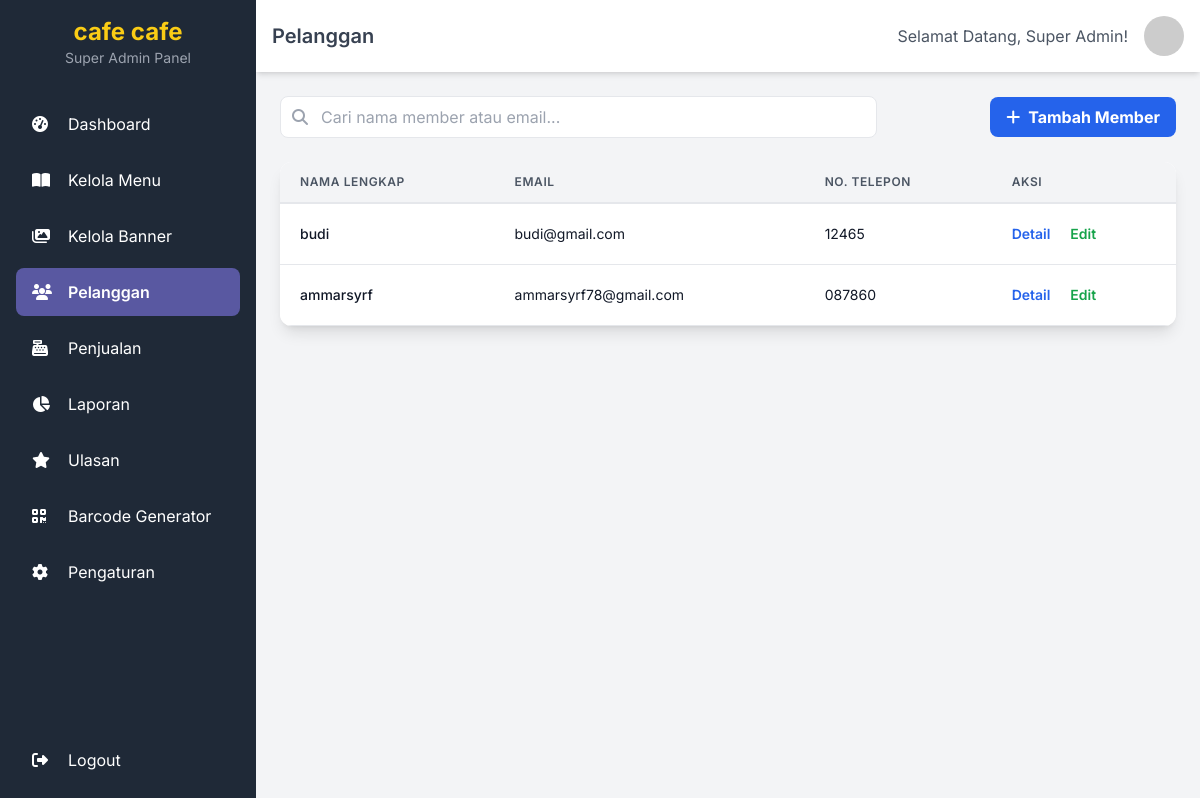
/superadmin/pelanggan/pelanggan.php, run on an earlier commit of the app's database.
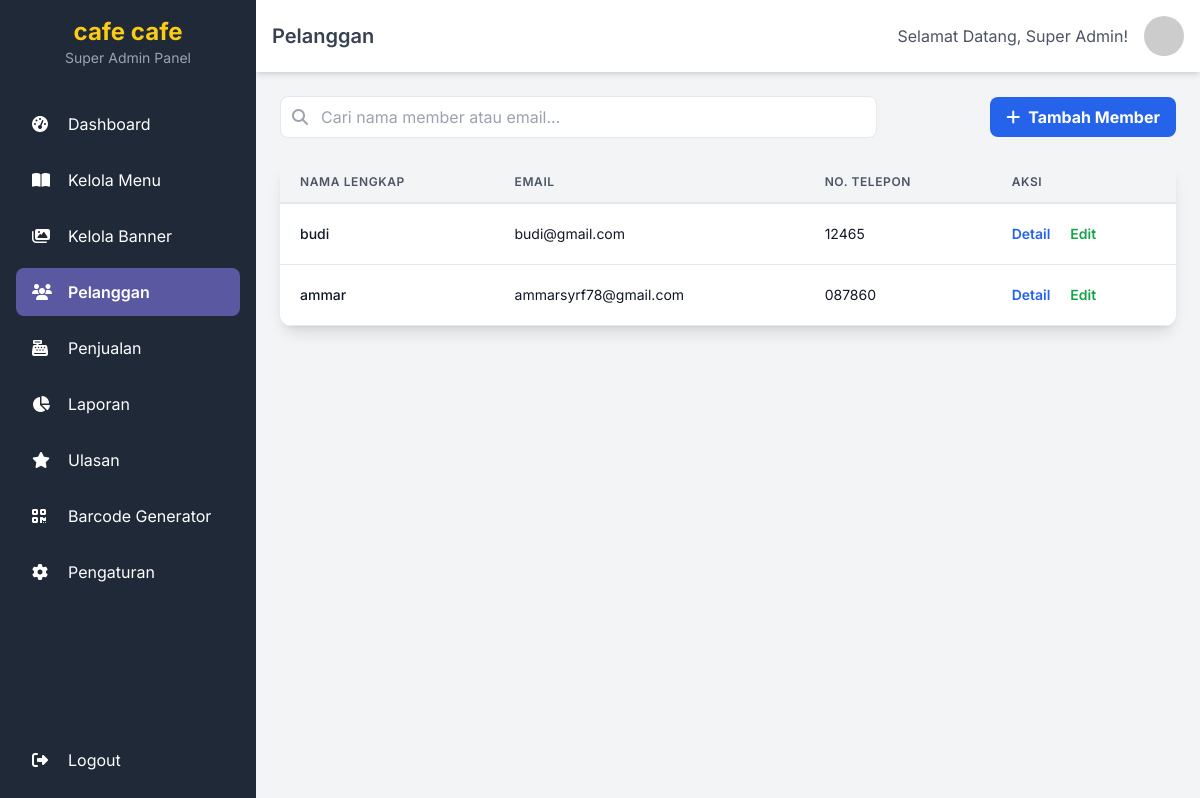
And on a later commit of the database.
### tables this page shows
CREATE TABLE `members` (
  `id` int(11) NOT NULL,
  `name` varchar(255) NOT NULL COMMENT 'Nama lengkap member',
  `email` varchar(255) NOT NULL COMMENT 'Alamat email untuk login, harus unik',
  `password` varchar(255) NOT NULL COMMENT 'Password yang sudah di-hash',
  `phone_number` varchar(20) DEFAULT NULL COMMENT 'Nomor telepon member (opsional)',
  `points` int(11) DEFAULT 0 COMMENT 'Poin loyalitas member (opsional, untuk pengembangan selanjutnya)',
  `created_at` timestamp NOT NULL DEFAULT current_timestamp() COMMENT 'Waktu pendaftaran member',
  `profile_image_url` varchar(255) DEFAULT NULL
);

### superadmin/pelanggan/pelanggan.php (the view, shortened to what this page needs)
<?php
require_once '../includes/header.php';
require_once '../../db_connect.php';
$members = [];
$sql = "SELECT id, name, email, phone_number FROM members ORDER BY created_at DESC";
$result = $conn->query($sql);
if ($result && $result->num_rows > 0) {
    while ($row = $result->fetch_assoc()) {
        $members[] = $row;
    }
}
?>
<div class="container mx-auto">
    <div class="flex flex-col sm:flex-row justify-between items-center mb-6 gap-4">
        <div class="w-full sm:w-2/3">
            <div class="relative">
                <span class="absolute inset-y-0 left-0 flex items-center pl-3">
                    <i class="fas fa-search text-gray-400"></i>
                </span>
                <input type="text" id="searchInput" class="w-full pl-10 pr-4 py-2 border rounded-lg focus:outline-none focus:ring-2 focus:ring-blue-500" placeholder="Cari nama member atau email...">
            </div>
        </div>
        <a href="tambah_pelanggan.php" class="w-full sm:w-auto bg-blue-600 hover:bg-blue-700 text-white font-bold py-2 px-4 rounded-lg flex items-center justify-center">
            <i class="fas fa-plus mr-2"></i> Tambah Member
        </a>
    </div>
    <div class="bg-white rounded-xl shadow-lg overflow-x-auto">
        <table class="min-w-full leading-normal">
            <thead>
                <tr class="bg-gray-100">
                    <th class="px-5 py-3 border-b-2 border-gray-200 text-left text-xs font-semibold text-gray-600 uppercase tracking-wider">
                        Nama Lengkap
                    </th>
                    <th class="px-5 py-3 border-b-2 border-gray-200 text-left text-xs font-semibold text-gray-600 uppercase tracking-wider">
                        Email
                    </th>
                    <th class="px-5 py-3 border-b-2 border-gray-200 text-left text-xs font-semibold text-gray-600 uppercase tracking-wider">
                        No. Telepon
                    </th>
                    <th class="px-5 py-3 border-b-2 border-gray-200 text-left text-xs font-semibold text-gray-600 uppercase tracking-wider">
                        Aksi
                    </th>
                </tr>
            </thead>
            <tbody id="customer-table-body">
                <?php if (!empty($members)): ?>
                    <?php foreach ($members as $member): ?>
                        <tr class="customer-row" data-name="<?= strtolower(htmlspecialchars($member['name'])) ?>" data-email="<?= strtolower(htmlspecialchars($member['email'] ?? '')) ?>">
                            <td class="px-5 py-5 border-b border-gray-200 bg-white text-sm">
                                <p class="text-gray-900 whitespace-no-wrap font-medium"><?= htmlspecialchars($member['name']) ?></p>
                            </td>
                            <td class="px-5 py-5 border-b border-gray-200 bg-white text-sm">
                                <p class="text-gray-900 whitespace-no-wrap"><?= htmlspecialchars($member['email'] ?? 'Tidak ada email') ?></p>
                            </td>
                            <td class="px-5 py-5 border-b border-gray-200 bg-white text-sm">
                                <p class="text-gray-900 whitespace-no-wrap"><?= htmlspecialchars($member['phone_number'] ?? 'Tidak ada no. telp') ?></p>
                            </td>
                            <td class="px-5 py-5 border-b border-gray-200 bg-white text-sm">
                                <a href="detail_pelanggan.php?id=<?= $member['id'] ?>" class="text-blue-600 hover:text-blue-800 font-semibold mr-4">Detail</a>
                                <a href="edit_pelanggan.php?id=<?= $member['id'] ?>" class="text-green-600 hover:text-green-800 font-semibold">Edit</a>
                            </td>
                        </tr>
                    <?php endforeach; ?>
                <?php endif; ?>
            </tbody>
        </table>
    </div>
</div>
<?php
require_once '../includes/footer.php';
?>

What changed in the data, as far as the page shows it:
changed members "ammarsyrf78@gmail.com": name "ammarsyrf" → "ammar"
